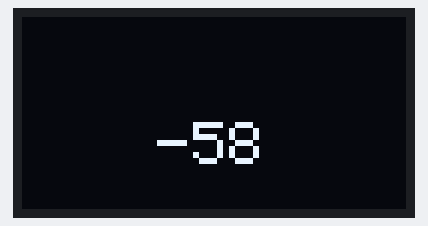
Simulated run of this sketch. Board: ESP8266 (NodeMCU). Parts: 128×64 one-colour display. WiFi joins after 1.5 s; servers stay silent unless stated; the display library's start-up logo is not drawn; what the sketch prints to the serial monitor is not drawn.

Above: at 3.4 s.

The sketch:

WIFI_RSSI.ino
```cpp
#include <SPI.h>
#include <ESP8266WiFi.h>
#include <WiFiClient.h>
#include <Wire.h>
#include <Adafruit_GFX.h>
#include <Adafruit_SSD1306.h>

#ifndef STASSID
#define STASSID "-----"
#define STAPSK "-----"
#endif

const char* ssid = STASSID;
const char* psk = STAPSK;

long RSSI;

#define SCREEN_WIDTH 128
#define SCREEN_HEIGHT 64
#define OLED_RESET -1

Adafruit_SSD1306 display(SCREEN_WIDTH, SCREEN_HEIGHT, &Wire, OLED_RESET);

void setup() {
  Serial.begin(115200);
  if(!display.begin(SSD1306_SWITCHCAPVCC, 0x3C)) { // Address 0x3D for 128x64
    Serial.println(F("SSD1306 allocation failed"));
    for(;;);
  }
  display.display();
  delay(200);
  display.clearDisplay();
  display.drawPixel(10, 10, WHITE);
  display.display(); //Must be called after drawing to display
  delay(1000);
  display.clearDisplay();
  display.setTextSize(1);
  display.setTextColor(WHITE);
  display.setCursor(0,10);

  Serial.println();
  Serial.println();
  Serial.println("Connecting to ");
  display.println("Connecting...");
  display.display();
  delay(500);
  Serial.println(ssid);
  WiFi.mode(WIFI_STA); //Set to client mode
  WiFi.begin(ssid, psk);
  while(WiFi.status() != WL_CONNECTED){
    delay(500);
    Serial.println(".");
  }
  Serial.println("");
  Serial.println("WIFI CONNECTED");
  Serial.println("IP ADDR: ");
  Serial.println(WiFi.localIP());
}

void loop() {
  RSSI = WiFi.RSSI();
  display.clearDisplay();
  display.setTextSize(2);
  display.setTextColor(WHITE);
  display.setCursor(45, 35);
  display.println(RSSI);
  display.display();
  Serial.println(RSSI);
  delay(500);
}
```
